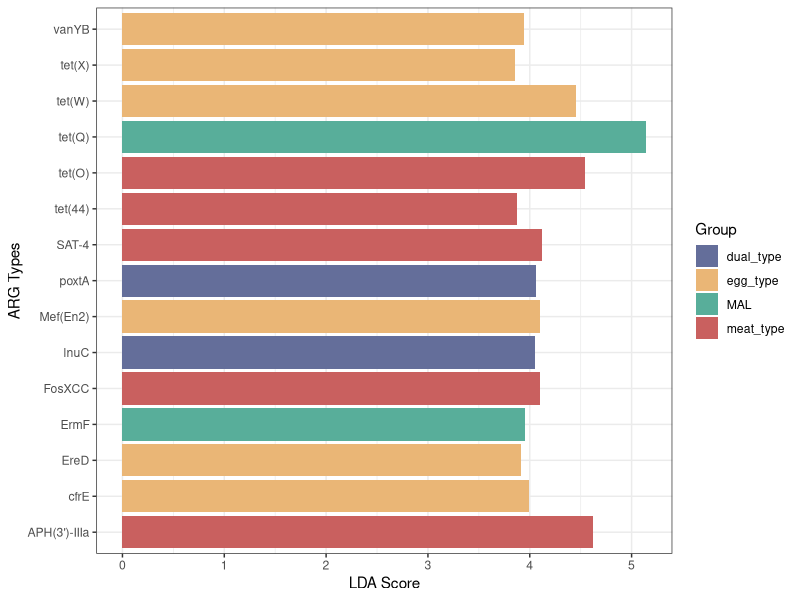

Write the R code that produced this figure.
# 清空环境并设置工作目录
rm(list=ls())

# 加载必要的包
library(ggplot2)
library(readr)


# 加载数据
plot_data <- read_csv("LEfSe_plot_data.csv")

custom_colors <- c(
  "MAL" = "#58ae9a",
  "meat_type" = "#c9605f",  
  "dual_type" = "#646e9a", 
  "egg_type" = "#eab676" 
)


p <- ggplot(plot_data, aes(x = LDA, y = Taxa, fill = Group)) +
  geom_bar(stat = "identity") +
  scale_fill_manual(values = custom_colors) +
  theme_bw() +
  labs(x = "LDA Score", y = "ARG Types")


p
